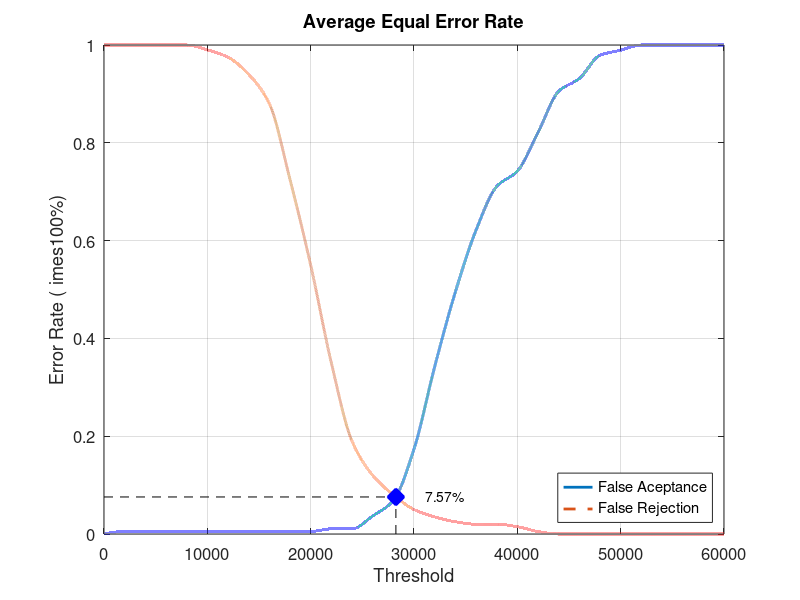
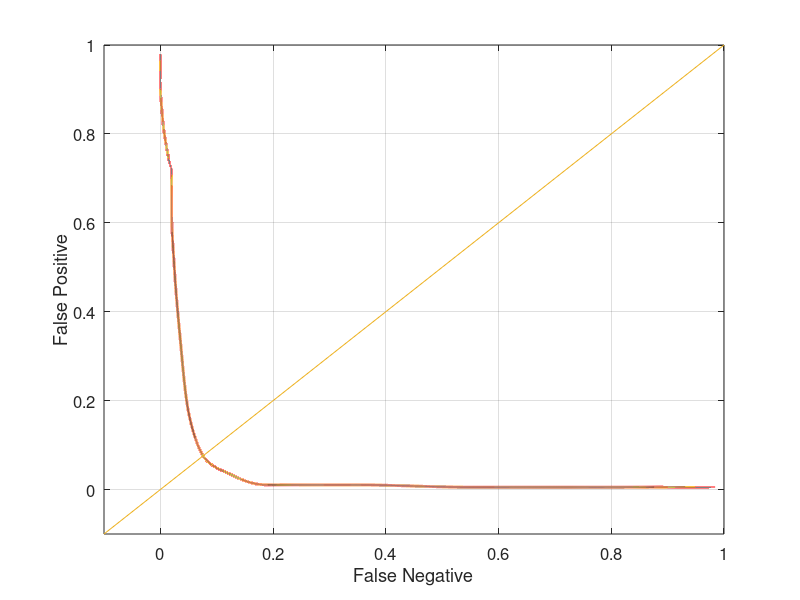

Source code (MATLAB) for these figures, in order:
close all;
clear;
clc;
x = 0:2000:60000;
xq = 0:0.5:60000;

y0 = [0 0.00526316 0.00526316 0.00526316 0.00526316 0.00526316 0.00526316 0.00526316 0.00526316 0.00526316 0.00526316 0.0105263 0.0105263 0.0368421 0.0684211 0.173684 0.342105 0.494737 0.621053 0.710526 0.742105 0.821053 0.905263 0.931579 0.978947 0.989474 1 1 1 1 1]
yy0 = interp1(x, y0, xq, 'pchip');
y1 = [1 1 1 1 1 0.99 0.975 0.94 0.88 0.725 0.55 0.35 0.19 0.12 0.08 0.05 0.035 0.025 0.02 0.02 0.015 0.005 0 0 0 0 0 0 0 0 0]
yy1 = interp1(x, y1, xq, 'pchip');

% Calculating EER: 
y2 = abs(y0 - y1);
find(y2 == min(y2))
yy2 = abs(yy0 - yy1);
xEER = find(yy2 == min(yy2));
xEERIndex = xq(xEER) % X-axis EER
yEER = yy0(xEER) % Y-axis EER

main = figure
plot(xq, yy0,'-','LineWidth', 2);	hold on
plot(xq, yy1,'--','LineWidth', 2);	hold on
plot([xEERIndex xEERIndex], [0 yEER], 'k--');	hold on
plot([0 xEERIndex], [yEER yEER], 'k--');	hold on
plot(xEERIndex, yEER, 'bx', 'LineWidth', 10);	hold on
text(xEERIndex + 10 * xEERIndex / 100, yEER, [num2str(round((10000 * yEER)) / 100) '%'])
legend('False Aceptance', 'False Rejection', 'Location', 'SouthEast')
xlabel('Threshold')
ylabel('Error Rate (	imes100%)')
title('Average Equal Error Rate')
set(gca, 'FontSize', 12)
axis([0 60000 0 1])
grid on

print(main, 'Database5_4Main', '-dpng');
FNRxFPR = figure('Color', [1 1 1]);
plot(yy1, yy0, '-', yy1, yy0, 'LineWidth', 2);
hold on
y = -0.1:0.1:1
plot(y, y); 
set(gca, 'FontSize', 12)
xlabel('False Negative')
ylabel('False Positive')
axis([-0.1 1 -0.1 1])
set(gca, 'FontSize', 12)
grid on

print(FNRxFPR, 'Database5_4FNRxFPR','-dpng');
